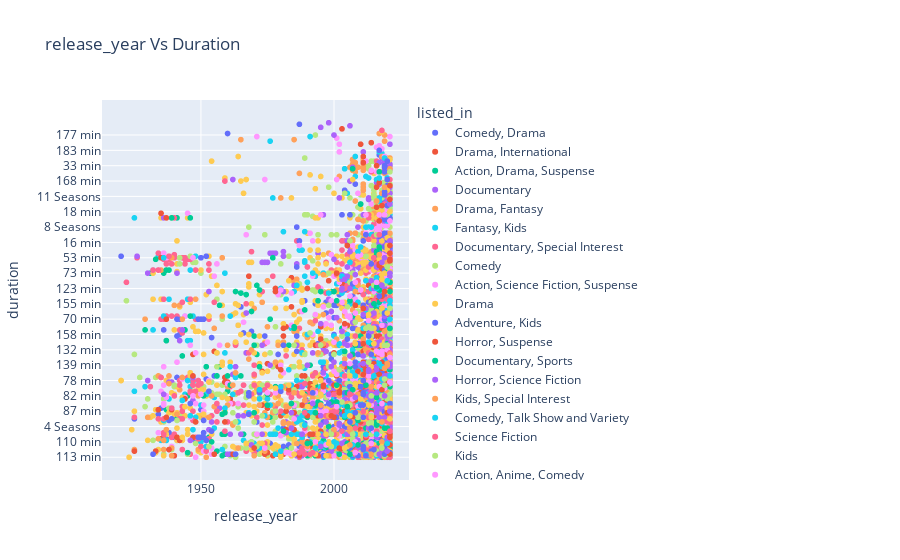

The notebook cell saved with this chart:
### Code cell
fig = px.scatter(data, x="release_year", y="duration", color="listed_in", title="release_year Vs Duration")
fig.show()
